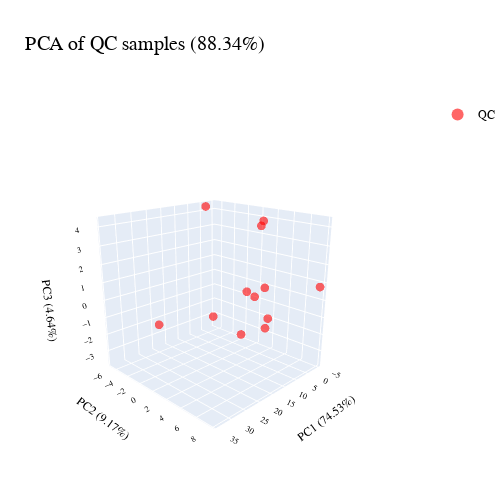

The cell this chart's notebook holds for it:
### Code cell
from sklearn.decomposition import PCA
import plotly.express as px

filtered_df = ex_df_log2[ex_df_log2.index.str.startswith('QC')]

pca = PCA(n_components=3)
pca_result = pca.fit_transform(filtered_df)

explained_variance = pca.explained_variance_ratio_
total_explained_variance = explained_variance.sum()

pca_df = pd.DataFrame(data=pca_result, columns=['PC1', 'PC2', 'PC3'])
pca_df['sample'] = filtered_df.index
pca_df['group'] = pca_df['sample'].apply(lambda x: 'QC' if x.startswith('QC') else '')

fig = px.scatter_3d(pca_df, x='PC1', y='PC2', z='PC3', color='group', hover_name='sample',
                    hover_data={'PC1': False, 'PC2': False, 'PC3': False, 'group': False},
                    color_discrete_map={'QC': 'red'})
fig.update_traces(marker=dict(size=3, opacity=0.6)) 

fig.update_layout(
    title=f'PCA of QC samples ({total_explained_variance:.2%})',
    title_font_size=20,
    legend=dict(
        title_text='',  
        itemsizing='constant', 
        font=dict(size=12) 
    ),
    scene=dict(
        xaxis_title=f'PC1 ({explained_variance[0]:.2%})',
        yaxis_title=f'PC2 ({explained_variance[1]:.2%})',
        zaxis_title=f'PC3 ({explained_variance[2]:.2%})'
    ),
    font=dict(family="Arial", size=10, color="black"),
    margin=dict(l=0, r=0, b=0, t=100),  
    width=500, 
    height=491
)
fig.update_scenes(camera=dict(eye=dict(x=2, y=2, z=1)))
fig.show()

### Figure 1 — Plotly figure (JSON) as saved in the notebook; plotly's stock layout.template omitted (floating-point values rounded to 4 significant figures)
{"data": [{"customdata": [["QC"], ["QC"], ["QC"], ["QC"], ["QC"], ["QC"], ["QC"], ["QC"], ["QC"], ["QC"], ["QC"], ["QC"]], "hovertemplate": "<b>%{hovertext}</b><br><br><extra></extra>", "hovertext": ["QC_EXID40000006970893_in_CTEPH", "QC_EXID40000006971246_in_CTEPH", "QC_EXID40000006971223_in_CTEPH", "QC_EXID40000009491274_in_NAGA_1", "QC_EXID40000009490828_in_NAGA_1", "QC_EXID40000009491286_in_NAGA_1", "QC_EXID40000009491585_in_NAGA_1", "QC_EXID40000009492018_in_NAGA_1", "QC_EXID40000009492315_in_NAGA_1", "QC_EXID40000009517576_in_NAGA_2", "QC_EXID40000009517578_in_NAGA_2", "QC_EXID40000009517596_in_NAGA_2"], "legendgroup": "QC", "marker": {"color": "red", "opacity": 0.6, "size": 3, "symbol": "circle"}, "mode": "markers", "name": "QC", "scene": "scene", "showlegend": true, "type": "scatter3d", "x": [-4.303, -4.848, -2.871, 34.0, -4.37, -1.81, -1.935, -2.908, -2.782, -1.05, -3.686, -3.438], "y": [-2.154, 7.81, 1.791, 0.902, 1.672, 0.5119, -5.88, 1.543, -0.9322, -6.731, 0.8304, 0.6371], "z": [-3.694, 0.7696, -2.504, -0.1609, -1.995, -0.6361, -2.899, 0.003588, -0.5565, 4.266, 3.848, 3.56]}], "layout": {"font": {"color": "black", "family": "Arial", "size": 10}, "height": 491, "legend": {"font": {"size": 12}, "itemsizing": "constant", "title": {"text": ""}, "tracegroupgap": 0}, "margin": {"b": 0, "l": 0, "r": 0, "t": 100}, "scene": {"camera": {"eye": {"x": 2, "y": 2, "z": 1}}, "domain": {"x": [0, 1], "y": [0, 1]}, "xaxis": {"title": {"text": "PC1 (74.53%)"}}, "yaxis": {"title": {"text": "PC2 (9.17%)"}}, "zaxis": {"title": {"text": "PC3 (4.64%)"}}}, "title": {"font": {"size": 20}, "text": "PCA of QC samples (88.34%)"}, "width": 500}}
